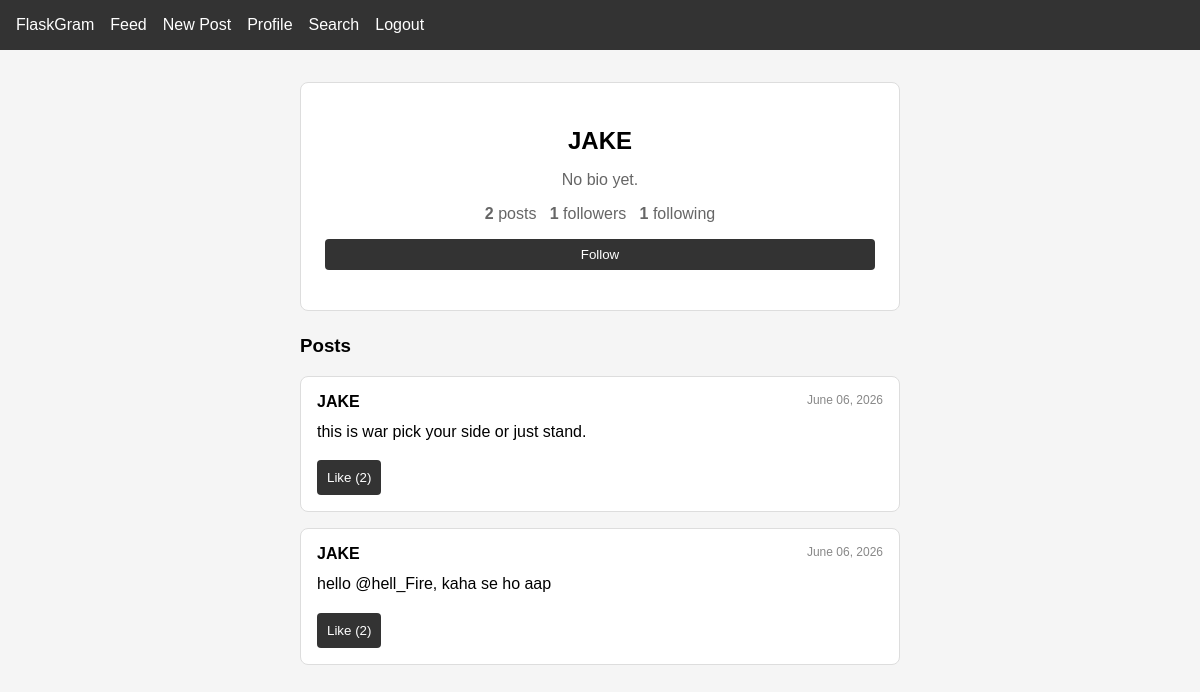
Screenshot of /users/JAKE (signed in) with the database file from the repository.
### app/models.py (models this page shows, shortened)
class User(UserMixin, db.Model):
    id = db.Column(db.Integer, primary_key=True)
    username = db.Column(db.String(80), unique=True, nullable=False)
    email = db.Column(db.String(120), unique=True, nullable=False)
    password = db.Column(db.String(200), nullable=False)
    bio = db.Column(db.String(300), nullable=True)
    posts = db.relationship('Post', backref='author', lazy=True)
    liked_posts = db.relationship('Post', secondary=likes, backref='liked_by', lazy=True)
    following = db.relationship('User', secondary=follows,
                                primaryjoin=(follows.c.follower_id == id),
                                secondaryjoin=(follows.c.followed_id == id),
                                backref='followers', lazy=True)

class Post(db.Model):
    id = db.Column(db.Integer, primary_key=True)
    content = db.Column(db.String(500), nullable=False)
    date_posted = db.Column(db.DateTime, default=datetime.utcnow)
    user_id = db.Column(db.Integer, db.ForeignKey('user.id'), nullable=False)

### app/users/routes.py (the view)
@users.route("/<username>")
@login_required
def profile(username):
    user = User.query.filter_by(username=username).first_or_404()
    posts = Post.query.filter_by(user_id=user.id).order_by(Post.date_posted.desc()).all()
    return render_template("users/profile.html", user=user, posts=posts)

### app/models.py (called while the page is built)
@login_manager.user_loader
def load_user(user_id):
    return User.query.get(int(user_id))

### app/templates/users/profile.html (shortened to what this page needs)
{% extends 'base.html' %}
{% block content %}
<div class="profile-container">
    <div class="profile-header">
        <h2>{{ user.username }}</h2>
        <p>{{ user.bio or 'No bio yet.' }}</p>
        <p>
            <strong>{{ user.posts | length }}</strong> posts &nbsp;
            <strong>{{ user.followers | length }}</strong> followers &nbsp;
            <strong>{{ user.following | length }}</strong> following
        </p>
        {% if current_user != user %}
            {% if user in current_user.following %}
                <form method="POST" action="{{ url_for('users.unfollow', username=user.username) }}">
                    <button type="submit" class="btn">Unfollow</button>
                </form>
            {% else %}
                <form method="POST" action="{{ url_for('users.follow', username=user.username) }}">
                    <button type="submit" class="btn">Follow</button>
                </form>
            {% endif %}
        {% endif %}
    </div>
    <div class="profile-posts">
        <h3>Posts</h3>
        {% if posts %}
            {% for post in posts %}
            <div class="post-card">
                <div class="post-header">
                    <strong>{{ user.username }}</strong>
                    <span class="post-date">{{ post.date_posted.strftime('%B %d, %Y') }}</span>
                </div>
                <div class="post-content">
                    {{ post.content }}
                </div>
                <div class="post-actions">
                    <form method="POST" action="{{ url_for('posts.like', post_id=post.id) }}">
                        <button type="submit">
                            {% if current_user in post.liked_by %}
                                Unlike ({{ post.liked_by | length }})
                            {% else %}
                                Like ({{ post.liked_by | length }})
                            {% endif %}
                        </button>
                    </form>
                </div>
            </div>
            {% endfor %}
        {% else %}
            <p>No posts yet.</p>
        {% endif %}
    </div>
</div>
{% endblock %}

### app/static/style.css (style rules this page uses)
body { font-family: Arial, sans-serif; margin: 0; padding: 0; background-color: #f5f5f5; }
button { width: 100%; padding: 10px; background-color: #333; color: white; border: none; border-radius: 4px; cursor: pointer; }
.post-card { background: white; border: 1px solid #ddd; border-radius: 8px; padding: 1rem; margin-bottom: 1rem; }
.post-header { display: flex; justify-content: space-between; margin-bottom: 0.5rem; }
.post-date { color: #888; font-size: 12px; }
.post-content { margin-bottom: 1rem; line-height: 1.6; }
.post-actions { display: flex; gap: 1rem; }
.btn { display: inline-block; padding: 8px 16px; background-color: #333; color: white; text-decoration: none; border-radius: 4px; margin-bottom: 1rem; }
.profile-container { max-width: 600px; margin: 2rem auto; padding: 0 1rem; }
.profile-header { background: white; border: 1px solid #ddd; border-radius: 8px; padding: 1.5rem; margin-bottom: 1.5rem; text-align: center; }
.profile-header h2 { margin-bottom: 0.5rem; }
.profile-header p { color: #666; margin-bottom: 1rem; }

### rows the page displays
User: username "JAKE", bio "No bio yet."
Post: date_posted "June 06, 2026", content "this is war pick your side or just stand.", liked_by|length "2"
Post: date_posted "June 06, 2026", content "hello @hell_Fire, kaha se ho aap", liked_by|length "2"

### other values shown
{{ user.posts | length }} "2"
{{ user.followers | length }} "1"
{{ user.following | length }} "1"
